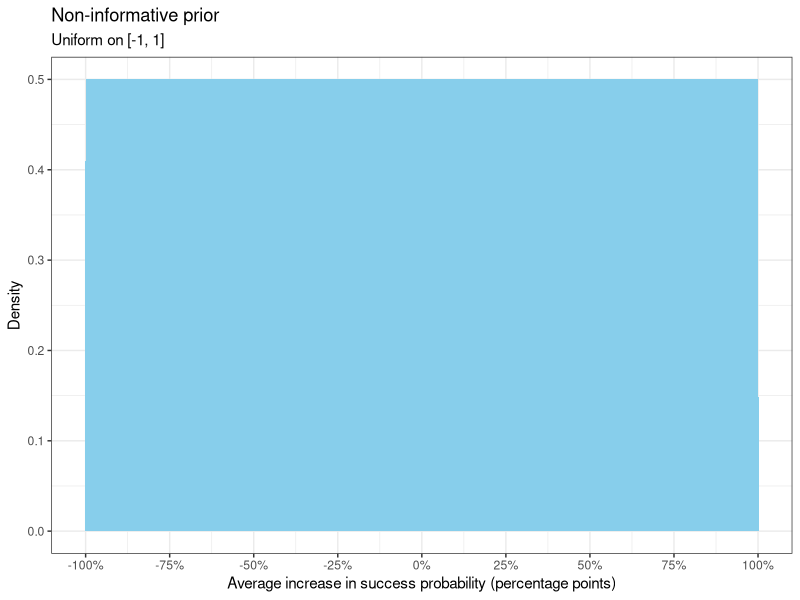
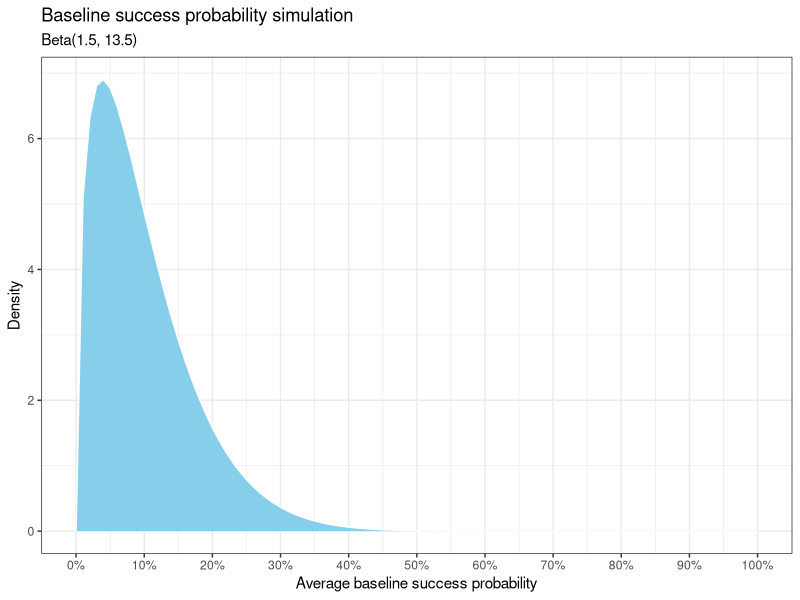
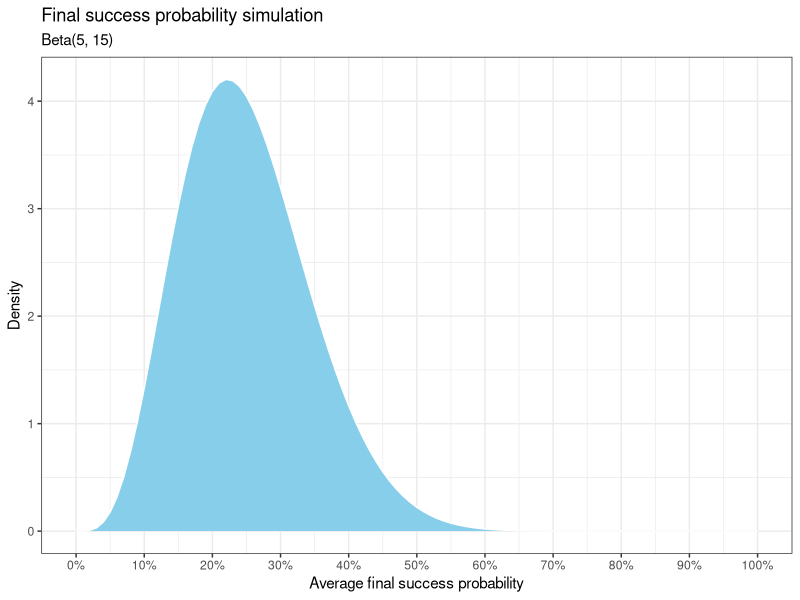
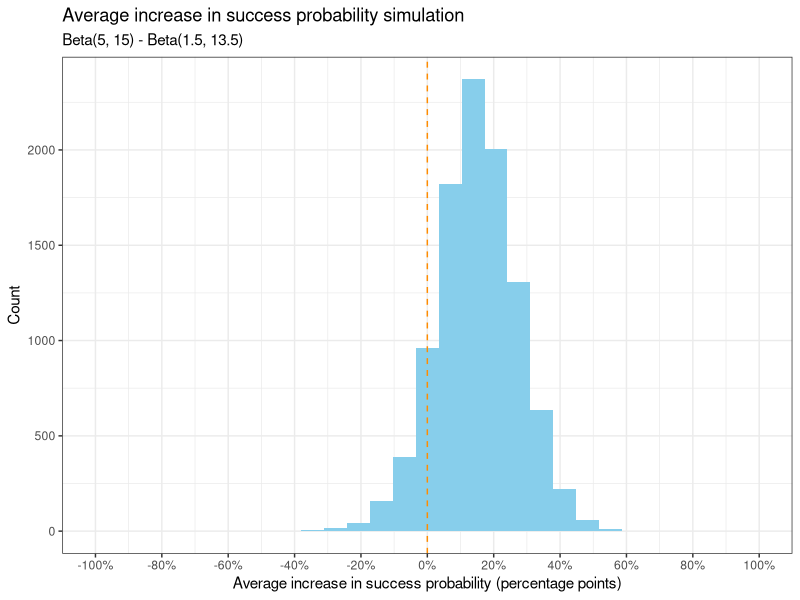
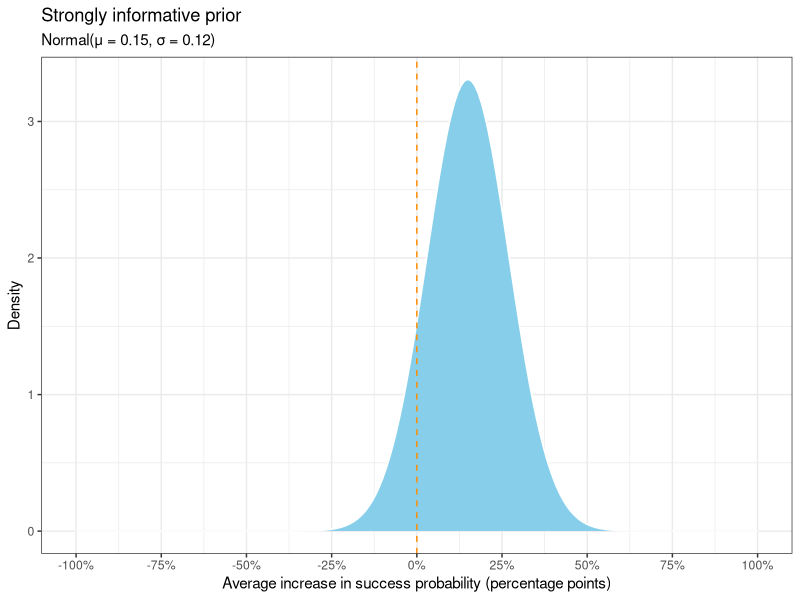
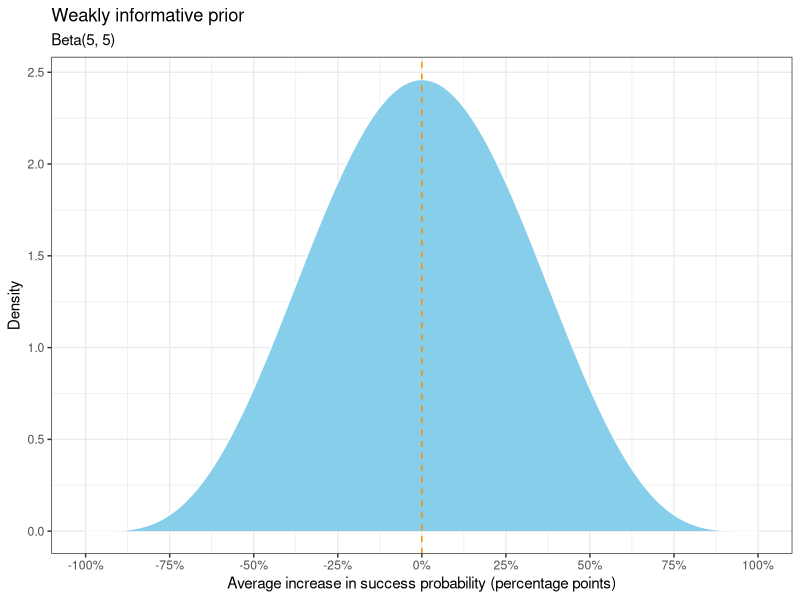

Source code (R) for these figures, in order:
## ---- chunk 1
knitr::opts_chunk$set(
  echo = TRUE,
  comment = NA,
  message = FALSE,
  warning = FALSE,
  error = TRUE,
  dev = "svglite",
  fig.ext = ".svg" 
)

library(tidyverse)
library(scales)
library(kableExtra)

theme_set(theme_bw())

## ---- chunk 2
tibble(
    p = seq(-1, 1, 0.01),
    density = dunif(p, -1, 1)
  ) %>% 
  ggplot() + 
  aes(p, density) +
  geom_area(fill = 'skyblue') +
  scale_x_continuous(labels = percent, breaks = seq(-1, 1, 0.25)) +
  labs(
    x = 'Average increase in success probability (percentage points)',
    y = 'Density',
    title = 'Non-informative prior',
    subtitle = 'Uniform on [-1, 1]'
  )
## ---- chunk 3
mu0 <- 0.10
n0 <- 15

alpha0 <- mu0 * n0
beta0 <- (1 - mu0) * n0

tibble(
    p = seq(0, 1, 0.01),
    density = dbeta(p, alpha0, beta0)
  ) %>% 
  ggplot() + 
  aes(p, density) +
  geom_area(fill = 'skyblue', colour = 'white') +
  scale_x_continuous(labels = percent, breaks = seq(0, 1, 0.1)) +
  labs(
    x = 'Average baseline success probability',
    y = 'Density',
    title = 'Baseline success probability simulation',
    subtitle = str_glue('Beta({alpha0}, {beta0})')
  )
## ---- chunk 4
mu1 <- mu0 + 0.15
n1 <- 20

alpha1 <- mu1 * n1
beta1 <- (1 - mu1) * n1

tibble(
    p = seq(0, 1, 0.01),
    density = dbeta(p, alpha1, beta1)
  ) %>% 
  ggplot() + 
  aes(p, density) +
  geom_area(fill = 'skyblue', colour = 'white') +
  scale_x_continuous(labels = percent, breaks = seq(0, 1, 0.1)) +
  labs(
    x = 'Average final success probability',
    y = 'Density',
    title = 'Final success probability simulation',
    subtitle = str_glue('Beta({alpha1}, {beta1})')
  )
## ---- chunk 5
increase <- tibble(
    phi0 = rbeta(10000, alpha0, beta0),
    phi1 = rbeta(10000, alpha1, beta1),
    theta = phi1 - phi0
  ) 

increase %>% 
  ggplot() + 
  aes(theta) +
  geom_histogram(fill = 'skyblue') +
  geom_vline(xintercept = 0, colour = 'dark orange', linetype = 'dashed') +
  scale_x_continuous(labels = percent, breaks = seq(-1, 1, 0.2), limits = c(-1, 1)) +
  labs(
    x = 'Average increase in success probability (percentage points)',
    y = 'Count',
    title = 'Average increase in success probability simulation',
    subtitle = str_glue('Beta({alpha1}, {beta1}) - Beta({alpha0}, {beta0})')
  )

## ---- chunk 6
mu <- mu1 - mu0
sigma <- sd(increase$theta)

tibble(
    theta = seq(-1, 1, 0.01),
    density = dnorm(theta, mu, sigma)
  ) %>% 
  ggplot() +
  aes(theta, density) +
  geom_area(fill = 'skyblue', colour = 'white') +
  geom_vline(xintercept = 0, colour = 'dark orange', linetype = 'dashed') +
  scale_x_continuous(labels = percent, breaks = seq(-1, 1, 0.25)) +
  labs(
    x = 'Average increase in success probability (percentage points)',
    y = 'Density',
    title = 'Strongly informative prior',
    subtitle = str_glue('Normal(μ = {signif(mu, digits = 2)}, σ = {signif(sigma, digits = 2)})')
  ) +
  NULL

## ---- chunk 7
alpha <- 5
beta <- 5

tibble(
    theta = seq(-1, 1, 0.01),
    density = dbeta(0.5 + theta / 2, alpha, beta)
  ) %>% 
  ggplot() +
  aes(theta, density) +
  geom_area(fill = 'skyblue', colour = 'white') +
  geom_vline(xintercept = 0, colour = 'dark orange', linetype = 'dashed') +
  scale_x_continuous(breaks = seq(-1, 1, 0.25), labels = percent) +
  labs(
    x = 'Average increase in success probability (percentage points)',
    y = 'Density',
    title = 'Weakly informative prior',
    subtitle = str_glue('Beta({alpha}, {beta})')
  ) +
  NULL
